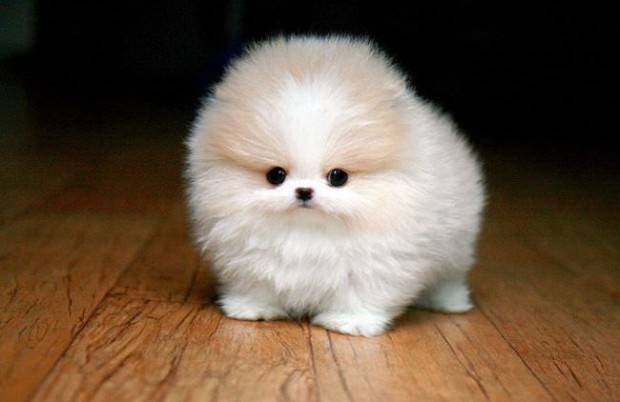
#> input picture src/imageTransformations/animal1.jpg, 620 x 402 px, found by its file name
$ python imageResizing.py
#> lines starting #> are read from the running program, lines starting #| are printed output that depends on the picture
import cv2
import numpy as np
import matplotlib.pyplot as plt

image = cv2.imread("src/imageTransformations/animal1.jpg")
#> image is the input picture: shape (402, 620, 3); mean B, G, R 69.8, 88.3, 106.8
cv2.imshow("Original", image)

half = cv2.resize(image, (0, 0), fx = 0.1, fy = 0.1)
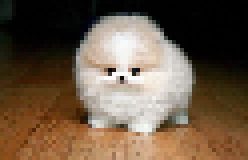
#> half: shape (40, 62, 3) (shown 4 times larger); mean B, G, R 70.1, 88.4, 106.8
bigger = cv2.resize(image, (1050, 1610))
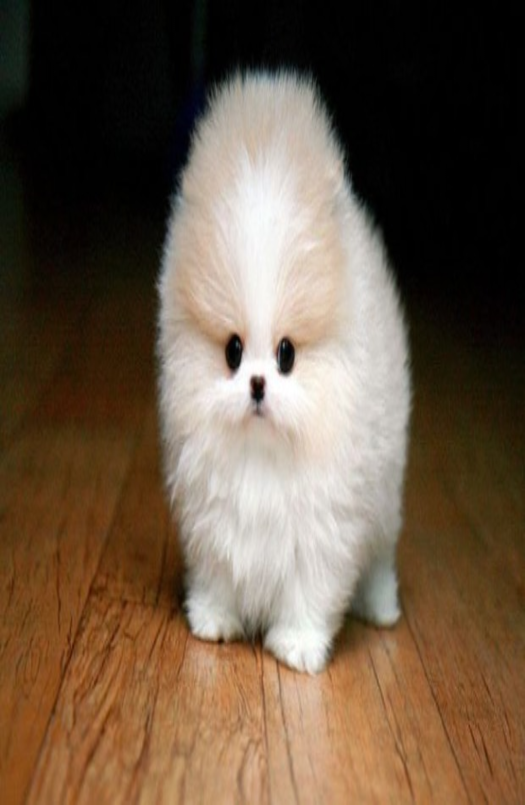
#> bigger: shape (1610, 1050, 3) (shown at 1/2 size); mean B, G, R 69.7, 88.2, 106.7

stretch_near = cv2.resize(image, (780, 540),
			interpolation = cv2.INTER_NEAREST)
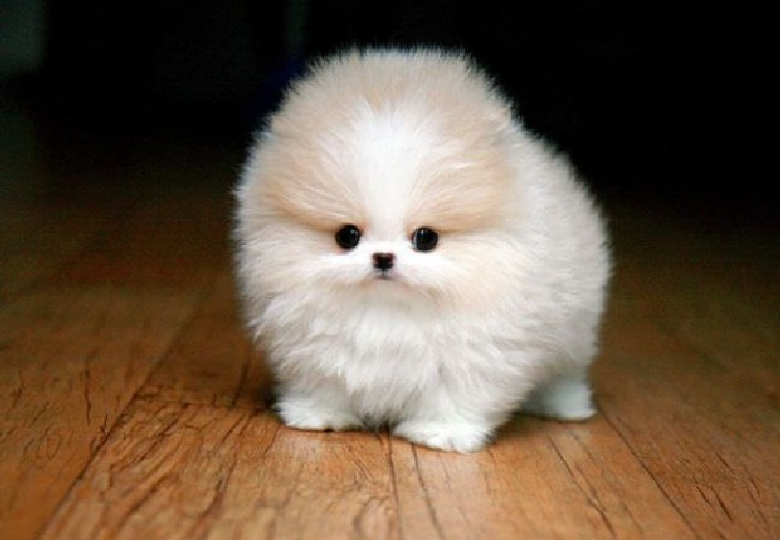
#> stretch_near: shape (540, 780, 3); mean B, G, R 69.8, 88.2, 106.7


Titles =["Original", "Half", "Bigger", "Interpolation Nearest"]
images =[image, half, bigger, stretch_near]
count = 4

for i in range(count):
	plt.subplot(2, 2, i + 1)
	plt.title(Titles[i])
	plt.imshow(images[i])

plt.show()
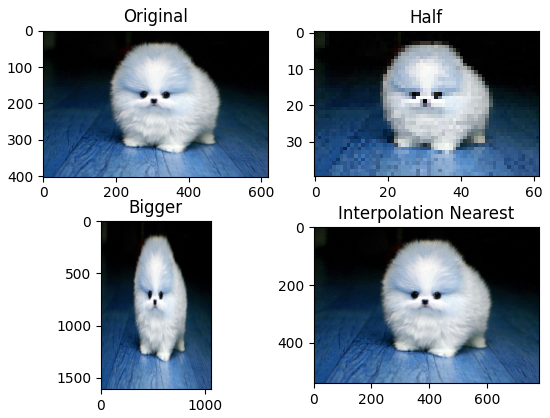
#> figure drawn by matplotlib, 4 panels; B, G, R data is drawn as R, G, B

$ run again, with src/imageTransformations/animal2.jpg copied over src/imageTransformations/animal1.jpg
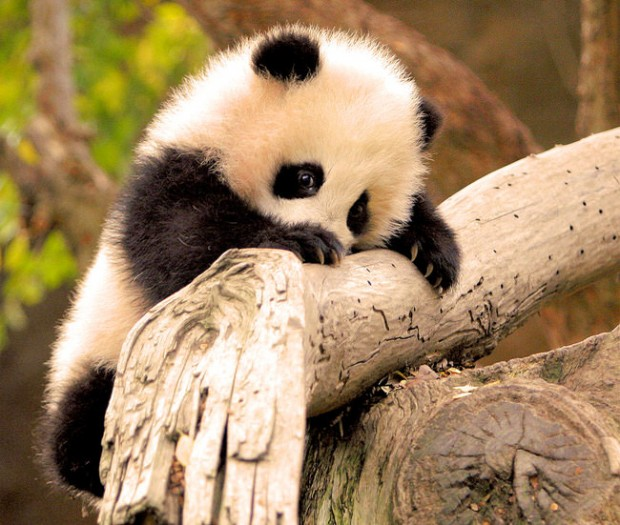
#> input picture src/imageTransformations/animal2.jpg, 620 x 525 px, found by its file name
#> image is the input picture: shape (525, 620, 3); mean B, G, R 98.2, 133.8, 161.1
#> `stretch_near = cv2.resize(image, (780, 540), interpolation = cv2.INTER..`:
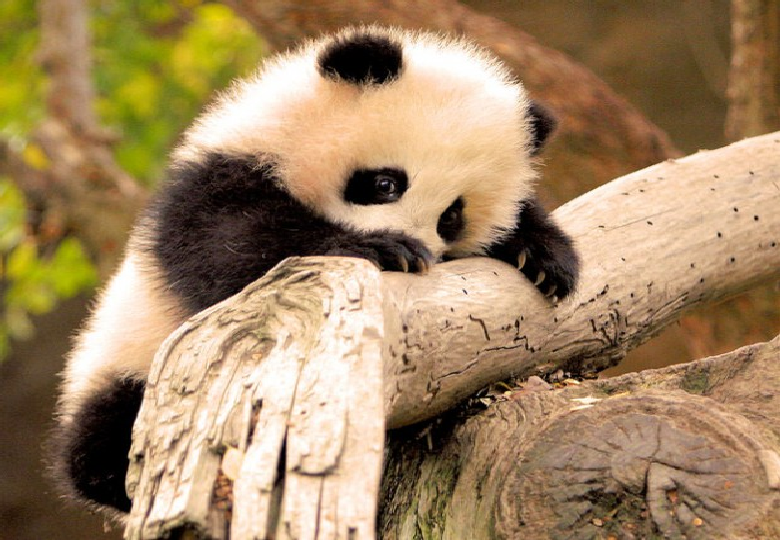
#> stretch_near: shape (540, 780, 3); mean B, G, R 98.1, 133.7, 161
#> `plt.show()`:
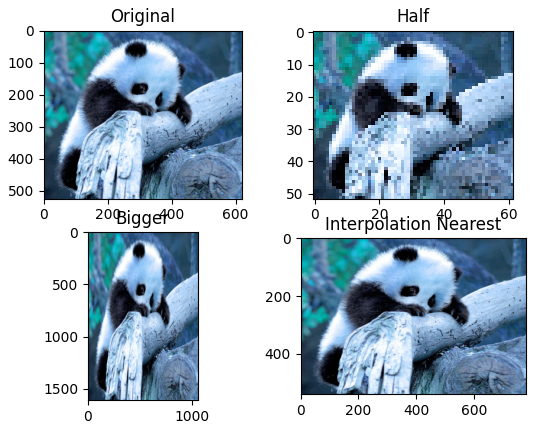
#> figure drawn by matplotlib, 4 panels; B, G, R data is drawn as R, G, B
